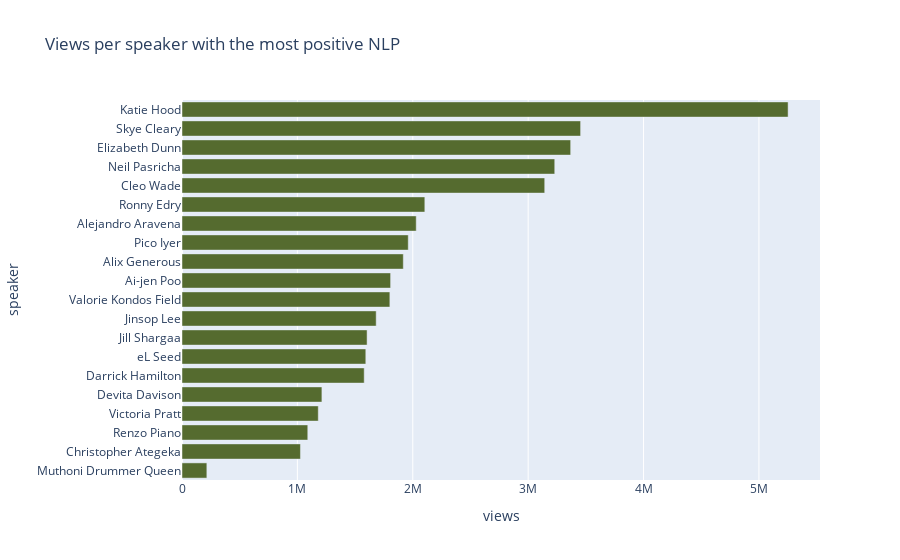

Notebook source saved alongside this figure:
### Code cell
#number of views in the most negative talks
fig = px.bar(ted_df_pos, x="views", y="speaker", orientation = "h", title="Views per speaker with the most positive NLP")
fig.update_layout(yaxis={'categoryorder':'total ascending'})
fig.update_traces(marker_color='rgb(85,107,47)')
fig.show()

### Figure 1 — Plotly figure (JSON) as saved in the notebook; plotly's stock layout.template omitted (floating-point values rounded to 4 significant figures)
{"data": [{"alignmentgroup": "True", "hovertemplate": "views=%{x}<br>speaker=%{y}<extra></extra>", "legendgroup": "", "marker": {"color": "rgb(85,107,47)", "pattern": {"shape": ""}}, "name": "", "offsetgroup": "", "orientation": "h", "showlegend": false, "textposition": "auto", "type": "bar", "x": [1682904, 5252788, 1579057, 3368331, 1212449, 1807853, 1592892, 1180963, 2029975, 1603986, 1026577, 3143509, 2104537, 1090067, 1960822, 3454508, 215335, 1918000, 3230395, 1801413], "xaxis": "x", "y": ["Jinsop Lee", "Katie Hood", "Darrick Hamilton", "Elizabeth Dunn", "Devita Davison", "Ai-jen Poo", "eL Seed", "Victoria Pratt", "Alejandro Aravena", "Jill Shargaa", "Christopher Ategeka", "Cleo Wade", "Ronny Edry", "Renzo Piano", "Pico Iyer", "Skye Cleary", "Muthoni Drummer Queen", "Alix Generous", "Neil Pasricha", "Valorie Kondos Field"], "yaxis": "y"}], "layout": {"barmode": "relative", "legend": {"tracegroupgap": 0}, "title": {"text": "Views per speaker with the most positive NLP"}, "xaxis": {"anchor": "y", "domain": [0, 1], "title": {"text": "views"}}, "yaxis": {"anchor": "x", "categoryorder": "total ascending", "domain": [0, 1], "title": {"text": "speaker"}}}}
